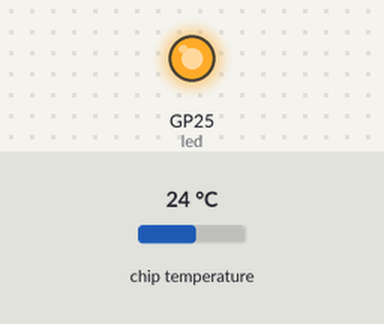
Recording of a program running on a simulated Raspberry Pi Pico running MicroPython. Parts: output pins drawn as LEDs (lit = HIGH). The inputs (shaded band) are chosen by the test bench; at power-on: chip temperature 24 °C. What the program prints to the serial console is not drawn.

Above: at 0.62 s.
At 3.1 s:
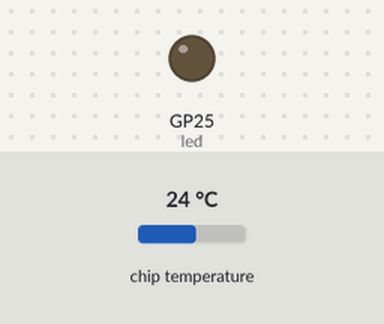
Timing chart, 0 to 7.2 s (numbered marks = the images above):
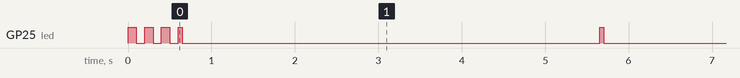

The program:

main.py
```python
"""
ShaneBrain Pico 2 — Closet Monitor
===================================
Reads internal temperature sensor, pulses onboard LED as heartbeat,
sends JSON data over USB serial every 5 seconds.

Pi 5 listener reads this and feeds it to the Mega Dashboard.
No accessories needed — just the bare board.
"""

import machine
import time
import json

# Onboard LED (GPIO 25 on Pico 2)
led = machine.Pin("LED", machine.Pin.OUT)

# Internal temperature sensor (ADC channel 4)
temp_sensor = machine.ADC(4)

# Conversion factor for internal temp sensor
# RP2350: voltage = raw * 3.3 / 65535, temp = 27 - (voltage - 0.706) / 0.001721
CONVERSION = 3.3 / 65535

boot_time = time.ticks_ms()
reading_count = 0


def read_temp_f():
    """Read internal temperature in Fahrenheit."""
    raw = temp_sensor.read_u16()
    voltage = raw * CONVERSION
    temp_c = 27 - (voltage - 0.706) / 0.001721
    temp_f = temp_c * 9/5 + 32
    return round(temp_f, 1), round(temp_c, 1)


def heartbeat():
    """Quick LED flash to show we're alive."""
    led.on()
    time.sleep_ms(50)
    led.off()


# Startup flash pattern — 3 quick blinks
for _ in range(3):
    led.on()
    time.sleep_ms(100)
    led.off()
    time.sleep_ms(100)

print("ShaneBrain Pico 2 online")

while True:
    temp_f, temp_c = read_temp_f()
    reading_count += 1
    uptime_s = time.ticks_diff(time.ticks_ms(), boot_time) // 1000

    data = {
        "device": "pico2-closet",
        "temp_f": temp_f,
        "temp_c": temp_c,
        "uptime_s": uptime_s,
        "reading": reading_count,
    }

    # Send JSON over USB serial
    print(json.dumps(data))

    # Heartbeat LED
    heartbeat()

    # Read every 5 seconds
    time.sleep(5)
```

Measured:
- by itself, GP25 (led): HIGH → LOW at 0.10 s, → HIGH 0.10 s later, → LOW 0.10 s later, → HIGH 0.10 s later, … (57 changes in this stretch)
